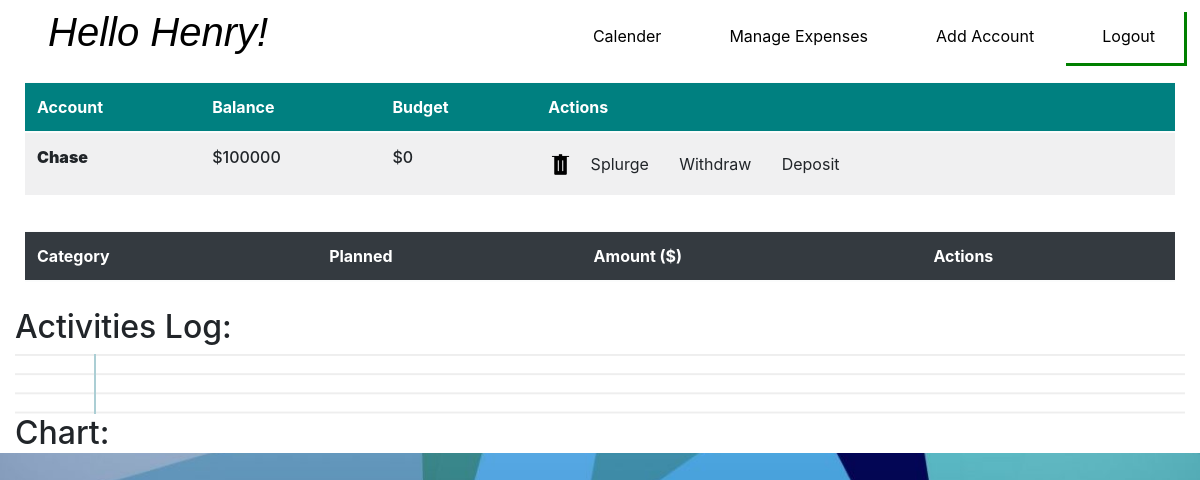
Page /dash (signed in) on the earlier database version.
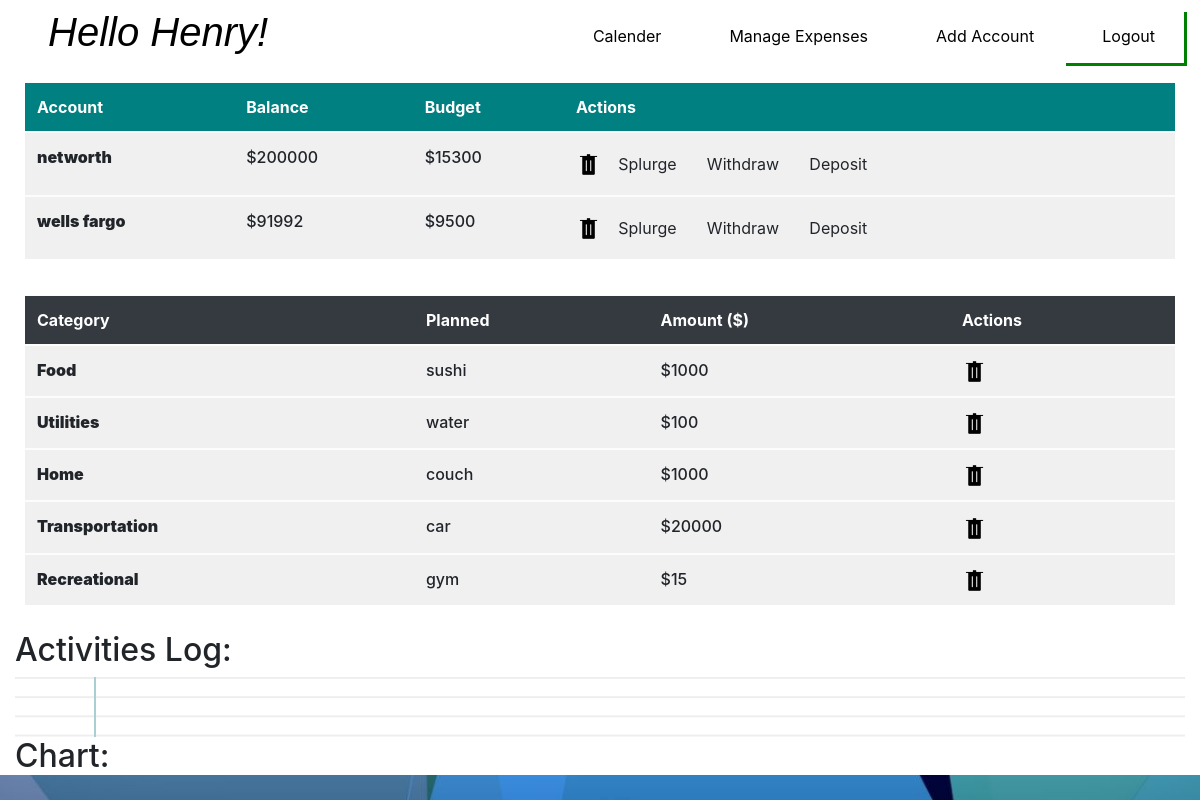
Same page on the later database version.
### app/models.py (models this page shows)
class User(models.Model):
    first_name = models.CharField(max_length=60)
    last_name = models.CharField(max_length=60)
    email = models.CharField(max_length=100)
    password = models.CharField(max_length=60)
    created_at = models.DateTimeField(auto_now_add=True)
    updated_at = models.DateTimeField(auto_now=True)
    objects = UserManager()

class Budget(models.Model):
    account = models.CharField(max_length=100)
    total_amount = models.IntegerField(default=0)
    budget = models.IntegerField(default=0)
    created_by = models.ForeignKey(
        User, related_name="user_budget", on_delete=models.CASCADE
    )
    created_at = models.DateTimeField(auto_now_add=True)
    updated_at = models.DateTimeField(auto_now=True)
    objects = BudgetManager()

class Category(models.Model):
    title = models.CharField(max_length=100)
    created_at = models.DateTimeField(auto_now_add=True)
    updated_at = models.DateTimeField(auto_now=True)
    objects = CategoryManager()

class Tracker(models.Model):
    item = models.CharField(max_length=100)
    planned_amount = models.IntegerField(default=0)
    created_by = models.ForeignKey(
        User, related_name="user_tracker", on_delete=models.CASCADE
    )
    category = models.ManyToManyField(Category, related_name="category_tracker")
    created_at = models.DateTimeField(auto_now_add=True)
    updated_at = models.DateTimeField(auto_now=True)
    objects = TrackerManager()

### app/views.py (the view)
# urls.py: path("dash", views.dash),
def dash(request):
    user_id_is_session = request.session.get("user_id")
    budget = Budget.objects.all()
    track = Tracker.objects.all()
    if request.session.get("activities") == None:
        request.session["activities"] = []
    if request.session.get("new_budget") == None:
        request.session["new_budget"] = 0
    if user_id_is_session:
        user_from_db = User.objects.get(id=user_id_is_session)
        context = {
            "user": user_from_db,
            "budget": budget,
            "tracker": track,
            "activities": request.session["activities"],
            "new_budget": request.session["new_budget"],
            "categories": Category.objects.all(),
        }
    return render(request, "success.html", context)

### app/templates/success.html (shortened to what this page needs)
<!DOCTYPE html>
<html lang="en">
<head>
    {% load staticfiles %}
    <link rel="stylesheet" href="{% static 'css/styles.css' %}">
    <link href="https://stackpath.bootstrapcdn.com/bootstrap/4.4.1/css/bootstrap.min.css" rel="stylesheet"
>
</head>
<body id="background3">
    <nav class="navbar navbar-expand-lg bg-white">
        <div class="navbar navbar-inverse navbar-fixed-top"></div>
        <h1 style="color: black; font-style: italic; font-family: sans-serif ;">Hello {{user.first_name}}!</h1>
        <ul class="nav navbar-nav ml-auto">
            <ul class="nav navbar-nav">
                <li>
                    <div>
                        <a class="btn default" id="link_marg" href="/calendar_page">Calender</a>
                    </div>
                </li>
                <li>
                    <div>
                        <a class="btn default" id="link_marg" href="/manage_page">Manage
                            Expenses</a>
                    </div>
                </li>
                <li>
                    <div>
                        <a class="btn default" id="link_marg" href="/edit_page">Add Account</a>
                    </div>
                </li>
                <li>
                    <div style="box-shadow: 3px 3px green;">
                        <a class="btn default" id="link_marg" href="/logout">Logout</a>
                    </div>
                </li>
            </ul>
        </ul>
    </nav>
    <div style="background-color: white;" class="container">
        <div class="col" style="padding: 10px;">
            <table class="table table-striped table-light">
                <thead>
                    <tr class="bg-default" style="color: white; background-color: teal;">
                        <th style="font-weight: bold;" scope="col">Account</th>
                        <th style="font-weight: bold;" scope="col">Balance</th>
                        <th style="font-weight: bold;" scope="col">Budget</th>
                        <th style="font-weight: bold;" scope="col">Actions</th>
                    </tr>
                </thead>
                <tbody>
                    {% for buds in budget %}
                    {% if buds.created_by.id == request.session.user_id %}
                    <tr>
                        <th style="font-weight: 900;" scope="col">{{buds.account}}</th>
                        <th style="font-weight: 500;" scope="col">${{buds.total_amount}}</th>
                        <th style="font-weight: 500;" scope="col" name="budget">${{buds.budget}}</th>
                        <th style="font-weight: 500;" scope="col">
                            <a href="/delete/{{buds.id}}"><img id="trash" src="{% static 'css/trash.png' %}"
                                    alt="trash"></a>
                            <a class="btn btn-default" href="/splurge/{{buds.id}}">Splurge</a>
                            <a class="btn btn-default" href="/withdraw_page/{{buds.id}}">Withdraw</a>
                            <a class="btn btn-default" href="/deposit_page/{{buds.id}}">Deposit</a>
                        </th>
                    </tr>
                </tbody>
                {% endif %}
                {% endfor %}
            </table>
        </div>
        <div style="padding: 10px;" class="col">
            <table id="myTable" class="table table-striped table-light">
                <thead>
                    <tr class="bg-dark" style="color: white;">
                        <th style="font-weight: bold;" scope="col">Category</th>
                        <th style="font-weight: bold;" scope="col">Planned</th>
                        <th style="font-weight: bold;" scope="col">Amount ($)</th>
                        <th style="font-weight: bold;" scope="col">Actions</th>
                    </tr>
                </thead>
                {% for track in tracker %}
                {% if track.created_by.id == request.session.user_id %}
                <tbody>
                    <tr class="item">
                        {%for cate in track.category.all%}
                        <th style="font-weight: 900;">{{cate.title}}</th>
                        {% endfor %}
                        <th style="font-weight: 500;">{{track.item}}</th>
                        <th style="font-weight: 500;">${{track.planned_amount}}</th>
                        <th>
                            <a href="/delete/{{track.id}}/track"><img id="trash" src="{% static 'css/trash.png' %}"
                                    alt="trash"></a>
                        </th>
                    </tr>
                </tbody>
                {% endif %}
                {% endfor %}
            </table>
        </div>
        <h2>Activities Log:</h2>
        <div id="activity_box">
        </div>
        <h2>Chart:</h2>
    </div>
</body>
</html>

### app/static/css/styles.css (style rules this page uses)
.container { max-width: 1600px !important; min-height: 100% !important; }
#link_marg { margin-left: 10px; color: black; padding: 14px 28px; font-size: 16px; cursor: pointer; }
#background3 { background-image: url("green.jpg"); background-repeat: no-repeat; background-size: cover; background-position: center; }
#activity_box { background-color: #fff; background-image: linear-gradient(90deg, transparent 79px, #abced4 79px, #abced4 81px, transparent 81px), linear-gradient(#eee .1em, transparent .1em); background-size: 100% 1.2em; padding: 30px; }
#trash { width: 25px; height: 25px; }

Differences in the rows shown:
removed Budget: account "Chase", total_amount "100000", budget "0"
added Budget: account "networth", total_amount "200000", budget "15300"
added Budget: account "wells fargo", total_amount "91992", budget "9500"
added Tracker: item "sushi", planned_amount "1000"
added Category: title "Food", shown under "sushi"
added Tracker: item "water", planned_amount "100"
added Category: title "Utilities", shown under "water"
added Tracker: item "couch", planned_amount "1000"
added Category: title "Home", shown under "couch"
added Tracker: item "car", planned_amount "20000"
added Category: title "Transportation", shown under "car"
added Tracker: item "gym", planned_amount "15"
added Category: title "Recreational", shown under "gym"
